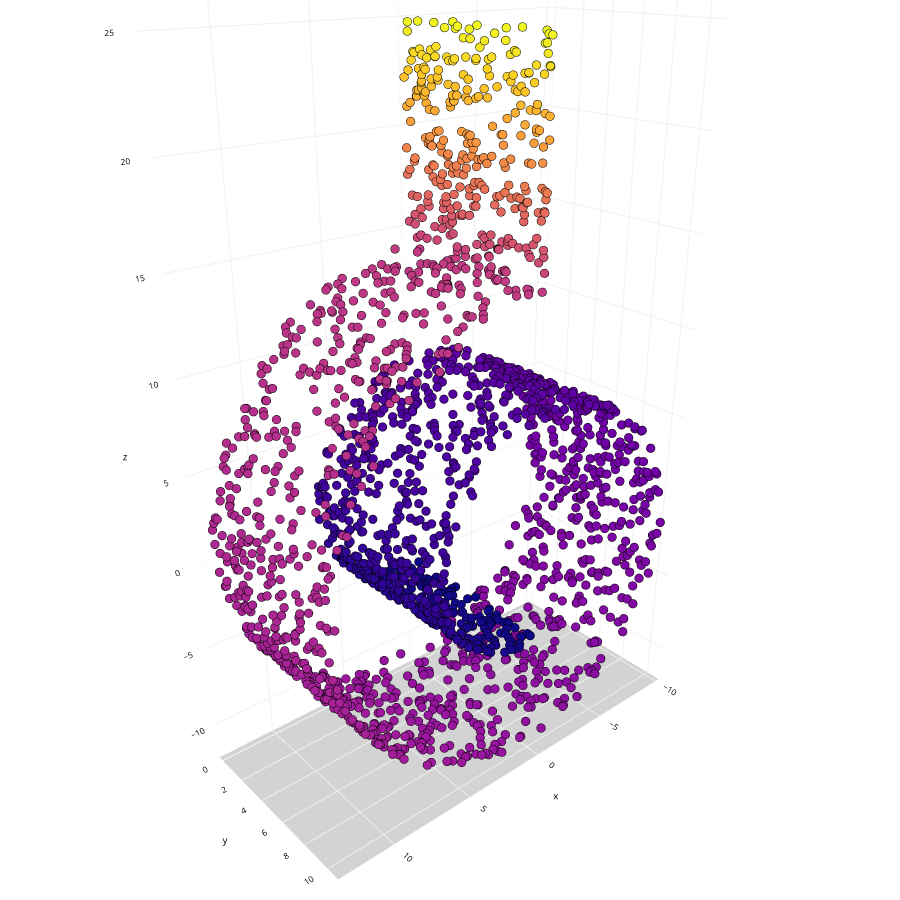

Notebook code cell kept with this figure:
### Markdown cell above
##### Plot modified swiss roll

### Code cell
fig=Plot3D(X_two, y_two, 'Modified Swiss Roll')
fig

### Figure 1 — Plotly figure (JSON) as saved in the notebook; plotly's stock layout.template omitted (floating-point values rounded to 4 significant figures; data arrays with more than 128 entries replaced by an {"elided": "..."} marker saying what was removed)
{"data": [{"hovertemplate": "x=%{x}<br>y=%{y}<br>z=%{z}<br>color=%{marker.color}<extra></extra>", "legendgroup": "", "marker": {"color": {"elided": "2300 float values"}, "coloraxis": "coloraxis", "line": {"color": "black", "width": 0.1}, "size": 3, "symbol": "circle"}, "mode": "markers", "name": "", "scene": "scene", "showlegend": false, "type": "scatter3d", "x": {"elided": "2300 float values"}, "y": {"elided": "2300 float values"}, "z": {"elided": "2300 float values"}}], "layout": {"coloraxis": {"colorbar": {"title": {"text": "color"}}, "colorscale": [[0, "#0d0887"], [0.1111, "#46039f"], [0.2222, "#7201a8"], [0.3333, "#9c179e"], [0.4444, "#bd3786"], [0.5556, "#d8576b"], [0.6667, "#ed7953"], [0.7778, "#fb9f3a"], [0.8889, "#fdca26"], [1, "#f0f921"]], "showscale": false}, "height": 900, "legend": {"orientation": "h", "tracegroupgap": 0, "x": 0.5, "xanchor": "center", "y": 0, "yanchor": "top"}, "margin": {"b": 0, "l": 0, "r": 0, "t": 0}, "scene": {"camera": {"center": {"x": 0, "y": 0, "z": -0.1}, "eye": {"x": 1.5, "y": 1.75, "z": 1}, "up": {"x": 0, "y": 0, "z": 1}}, "domain": {"x": [0, 1], "y": [0, 1]}, "xaxis": {"backgroundcolor": "white", "color": "black", "gridcolor": "#f0f0f0", "tickfont": {"size": 10}, "title": {"font": {"size": 10}, "text": "x"}}, "yaxis": {"backgroundcolor": "white", "color": "black", "gridcolor": "#f0f0f0", "tickfont": {"size": 10}, "title": {"font": {"size": 10}, "text": "y"}}, "zaxis": {"backgroundcolor": "lightgrey", "color": "black", "gridcolor": "#f0f0f0", "tickfont": {"size": 10}, "title": {"font": {"size": 10}, "text": "z"}}}, "showlegend": false, "width": 900}}
